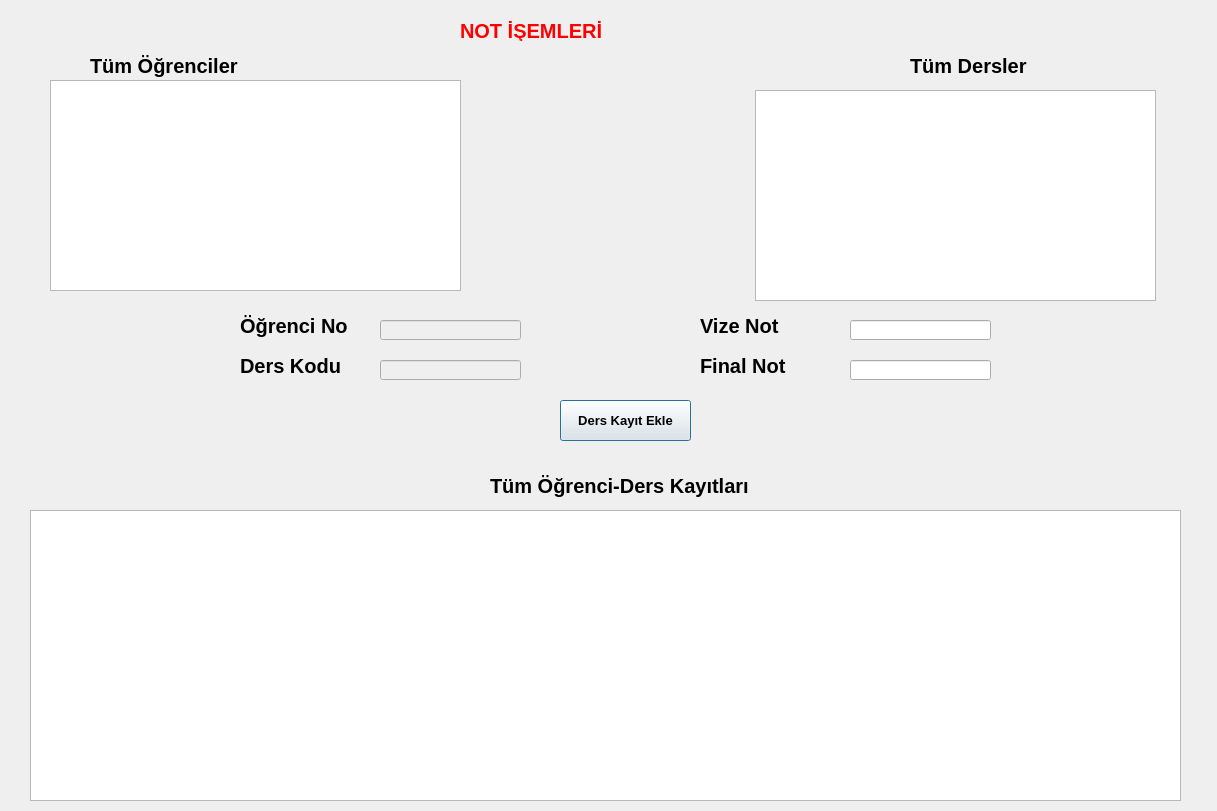
<?xml version="1.0" encoding="UTF-8"?>
<ui version="4.0">
 <class>notlar</class>
 <widget class="QDialog" name="notlar">
  <property name="geometry">
   <rect>
    <x>0</x>
    <y>0</y>
    <width>1217</width>
    <height>811</height>
   </rect>
  </property>
  <property name="windowTitle">
   <string>Dialog</string>
  </property>
  <widget class="QLabel" name="label">
   <property name="geometry">
    <rect>
     <x>460</x>
     <y>20</y>
     <width>221</width>
     <height>21</height>
    </rect>
   </property>
   <property name="palette">
    <palette>
     <active>
      <colorrole role="WindowText">
       <brush brushstyle="SolidPattern">
        <color alpha="255">
         <red>255</red>
         <green>0</green>
         <blue>0</blue>
        </color>
       </brush>
      </colorrole>
     </active>
     <inactive>
      <colorrole role="WindowText">
       <brush brushstyle="SolidPattern">
        <color alpha="255">
         <red>255</red>
         <green>0</green>
         <blue>0</blue>
        </color>
       </brush>
      </colorrole>
     </inactive>
     <disabled>
      <colorrole role="WindowText">
       <brush brushstyle="SolidPattern">
        <color alpha="255">
         <red>120</red>
         <green>120</green>
         <blue>120</blue>
        </color>
       </brush>
      </colorrole>
     </disabled>
    </palette>
   </property>
   <property name="font">
    <font>
     <pointsize>15</pointsize>
     <weight>75</weight>
     <bold>true</bold>
    </font>
   </property>
   <property name="text">
    <string>NOT İŞEMLERİ</string>
   </property>
  </widget>
  <widget class="QLabel" name="label_2">
   <property name="geometry">
    <rect>
     <x>90</x>
     <y>50</y>
     <width>221</width>
     <height>31</height>
    </rect>
   </property>
   <property name="palette">
    <palette>
     <active>
      <colorrole role="WindowText">
       <brush brushstyle="SolidPattern">
        <color alpha="255">
         <red>0</red>
         <green>0</green>
         <blue>0</blue>
        </color>
       </brush>
      </colorrole>
     </active>
     <inactive>
      <colorrole role="WindowText">
       <brush brushstyle="SolidPattern">
        <color alpha="255">
         <red>0</red>
         <green>0</green>
         <blue>0</blue>
        </color>
       </brush>
      </colorrole>
     </inactive>
     <disabled>
      <colorrole role="WindowText">
       <brush brushstyle="SolidPattern">
        <color alpha="255">
         <red>120</red>
         <green>120</green>
         <blue>120</blue>
        </color>
       </brush>
      </colorrole>
     </disabled>
    </palette>
   </property>
   <property name="font">
    <font>
     <pointsize>15</pointsize>
     <weight>75</weight>
     <bold>true</bold>
    </font>
   </property>
   <property name="text">
    <string>Tüm Öğrenciler</string>
   </property>
  </widget>
  <widget class="QLabel" name="label_3">
   <property name="geometry">
    <rect>
     <x>910</x>
     <y>50</y>
     <width>221</width>
     <height>31</height>
    </rect>
   </property>
   <property name="palette">
    <palette>
     <active>
      <colorrole role="WindowText">
       <brush brushstyle="SolidPattern">
        <color alpha="255">
         <red>0</red>
         <green>0</green>
         <blue>0</blue>
        </color>
       </brush>
      </colorrole>
     </active>
     <inactive>
      <colorrole role="WindowText">
       <brush brushstyle="SolidPattern">
        <color alpha="255">
         <red>0</red>
         <green>0</green>
         <blue>0</blue>
        </color>
       </brush>
      </colorrole>
     </inactive>
     <disabled>
      <colorrole role="WindowText">
       <brush brushstyle="SolidPattern">
        <color alpha="255">
         <red>120</red>
         <green>120</green>
         <blue>120</blue>
        </color>
       </brush>
      </colorrole>
     </disabled>
    </palette>
   </property>
   <property name="font">
    <font>
     <pointsize>15</pointsize>
     <weight>75</weight>
     <bold>true</bold>
    </font>
   </property>
   <property name="text">
    <string>Tüm Dersler</string>
   </property>
  </widget>
  <widget class="QLabel" name="label_4">
   <property name="geometry">
    <rect>
     <x>240</x>
     <y>310</y>
     <width>131</width>
     <height>31</height>
    </rect>
   </property>
   <property name="palette">
    <palette>
     <active>
      <colorrole role="WindowText">
       <brush brushstyle="SolidPattern">
        <color alpha="255">
         <red>0</red>
         <green>0</green>
         <blue>0</blue>
        </color>
       </brush>
      </colorrole>
     </active>
     <inactive>
      <colorrole role="WindowText">
       <brush brushstyle="SolidPattern">
        <color alpha="255">
         <red>0</red>
         <green>0</green>
         <blue>0</blue>
        </color>
       </brush>
      </colorrole>
     </inactive>
     <disabled>
      <colorrole role="WindowText">
       <brush brushstyle="SolidPattern">
        <color alpha="255">
         <red>120</red>
         <green>120</green>
         <blue>120</blue>
        </color>
       </brush>
      </colorrole>
     </disabled>
    </palette>
   </property>
   <property name="font">
    <font>
     <pointsize>15</pointsize>
     <weight>75</weight>
     <bold>true</bold>
    </font>
   </property>
   <property name="text">
    <string>Öğrenci No</string>
   </property>
  </widget>
  <widget class="QLabel" name="label_5">
   <property name="geometry">
    <rect>
     <x>240</x>
     <y>350</y>
     <width>131</width>
     <height>31</height>
    </rect>
   </property>
   <property name="palette">
    <palette>
     <active>
      <colorrole role="WindowText">
       <brush brushstyle="SolidPattern">
        <color alpha="255">
         <red>0</red>
         <green>0</green>
         <blue>0</blue>
        </color>
       </brush>
      </colorrole>
     </active>
     <inactive>
      <colorrole role="WindowText">
       <brush brushstyle="SolidPattern">
        <color alpha="255">
         <red>0</red>
         <green>0</green>
         <blue>0</blue>
        </color>
       </brush>
      </colorrole>
     </inactive>
     <disabled>
      <colorrole role="WindowText">
       <brush brushstyle="SolidPattern">
        <color alpha="255">
         <red>120</red>
         <green>120</green>
         <blue>120</blue>
        </color>
       </brush>
      </colorrole>
     </disabled>
    </palette>
   </property>
   <property name="font">
    <font>
     <pointsize>15</pointsize>
     <weight>75</weight>
     <bold>true</bold>
    </font>
   </property>
   <property name="text">
    <string>Ders Kodu</string>
   </property>
  </widget>
  <widget class="QLabel" name="label_6">
   <property name="geometry">
    <rect>
     <x>700</x>
     <y>310</y>
     <width>131</width>
     <height>31</height>
    </rect>
   </property>
   <property name="palette">
    <palette>
     <active>
      <colorrole role="WindowText">
       <brush brushstyle="SolidPattern">
        <color alpha="255">
         <red>0</red>
         <green>0</green>
         <blue>0</blue>
        </color>
       </brush>
      </colorrole>
     </active>
     <inactive>
      <colorrole role="WindowText">
       <brush brushstyle="SolidPattern">
        <color alpha="255">
         <red>0</red>
         <green>0</green>
         <blue>0</blue>
        </color>
       </brush>
      </colorrole>
     </inactive>
     <disabled>
      <colorrole role="WindowText">
       <brush brushstyle="SolidPattern">
        <color alpha="255">
         <red>120</red>
         <green>120</green>
         <blue>120</blue>
        </color>
       </brush>
      </colorrole>
     </disabled>
    </palette>
   </property>
   <property name="font">
    <font>
     <pointsize>15</pointsize>
     <weight>75</weight>
     <bold>true</bold>
    </font>
   </property>
   <property name="text">
    <string>Vize Not</string>
   </property>
  </widget>
  <widget class="QLabel" name="label_7">
   <property name="geometry">
    <rect>
     <x>700</x>
     <y>350</y>
     <width>131</width>
     <height>31</height>
    </rect>
   </property>
   <property name="palette">
    <palette>
     <active>
      <colorrole role="WindowText">
       <brush brushstyle="SolidPattern">
        <color alpha="255">
         <red>0</red>
         <green>0</green>
         <blue>0</blue>
        </color>
       </brush>
      </colorrole>
     </active>
     <inactive>
      <colorrole role="WindowText">
       <brush brushstyle="SolidPattern">
        <color alpha="255">
         <red>0</red>
         <green>0</green>
         <blue>0</blue>
        </color>
       </brush>
      </colorrole>
     </inactive>
     <disabled>
      <colorrole role="WindowText">
       <brush brushstyle="SolidPattern">
        <color alpha="255">
         <red>120</red>
         <green>120</green>
         <blue>120</blue>
        </color>
       </brush>
      </colorrole>
     </disabled>
    </palette>
   </property>
   <property name="font">
    <font>
     <pointsize>15</pointsize>
     <weight>75</weight>
     <bold>true</bold>
    </font>
   </property>
   <property name="text">
    <string>Final Not</string>
   </property>
  </widget>
  <widget class="QLabel" name="label_8">
   <property name="geometry">
    <rect>
     <x>490</x>
     <y>470</y>
     <width>301</width>
     <height>31</height>
    </rect>
   </property>
   <property name="palette">
    <palette>
     <active>
      <colorrole role="WindowText">
       <brush brushstyle="SolidPattern">
        <color alpha="255">
         <red>0</red>
         <green>0</green>
         <blue>0</blue>
        </color>
       </brush>
      </colorrole>
     </active>
     <inactive>
      <colorrole role="WindowText">
       <brush brushstyle="SolidPattern">
        <color alpha="255">
         <red>0</red>
         <green>0</green>
         <blue>0</blue>
        </color>
       </brush>
      </colorrole>
     </inactive>
     <disabled>
      <colorrole role="WindowText">
       <brush brushstyle="SolidPattern">
        <color alpha="255">
         <red>120</red>
         <green>120</green>
         <blue>120</blue>
        </color>
       </brush>
      </colorrole>
     </disabled>
    </palette>
   </property>
   <property name="font">
    <font>
     <pointsize>15</pointsize>
     <weight>75</weight>
     <bold>true</bold>
    </font>
   </property>
   <property name="text">
    <string>Tüm Öğrenci-Ders Kayıtları</string>
   </property>
  </widget>
  <widget class="QTableView" name="tableView_Tum_ogrenciler">
   <property name="geometry">
    <rect>
     <x>50</x>
     <y>80</y>
     <width>411</width>
     <height>211</height>
    </rect>
   </property>
  </widget>
  <widget class="QTableView" name="tableView_tumogr_derskayt">
   <property name="geometry">
    <rect>
     <x>30</x>
     <y>510</y>
     <width>1151</width>
     <height>291</height>
    </rect>
   </property>
  </widget>
  <widget class="QPushButton" name="btn_kayt_ekle">
   <property name="geometry">
    <rect>
     <x>560</x>
     <y>400</y>
     <width>131</width>
     <height>41</height>
    </rect>
   </property>
   <property name="font">
    <font>
     <pointsize>10</pointsize>
     <weight>75</weight>
     <bold>true</bold>
    </font>
   </property>
   <property name="text">
    <string>Ders Kayıt Ekle</string>
   </property>
  </widget>
  <widget class="QTableView" name="tableView_tumdersler">
   <property name="geometry">
    <rect>
     <x>755</x>
     <y>90</y>
     <width>401</width>
     <height>211</height>
    </rect>
   </property>
  </widget>
  <widget class="QLineEdit" name="edt_ogr_no">
   <property name="enabled">
    <bool>false</bool>
   </property>
   <property name="geometry">
    <rect>
     <x>380</x>
     <y>320</y>
     <width>141</width>
     <height>20</height>
    </rect>
   </property>
  </widget>
  <widget class="QLineEdit" name="edt_ders_kod">
   <property name="enabled">
    <bool>false</bool>
   </property>
   <property name="geometry">
    <rect>
     <x>380</x>
     <y>360</y>
     <width>141</width>
     <height>20</height>
    </rect>
   </property>
  </widget>
  <widget class="QLineEdit" name="edt_final_not">
   <property name="geometry">
    <rect>
     <x>850</x>
     <y>360</y>
     <width>141</width>
     <height>20</height>
    </rect>
   </property>
  </widget>
  <widget class="QLineEdit" name="edt_vize_not">
   <property name="geometry">
    <rect>
     <x>850</x>
     <y>320</y>
     <width>141</width>
     <height>20</height>
    </rect>
   </property>
  </widget>
 </widget>
 <resources/>
 <connections/>
</ui>
